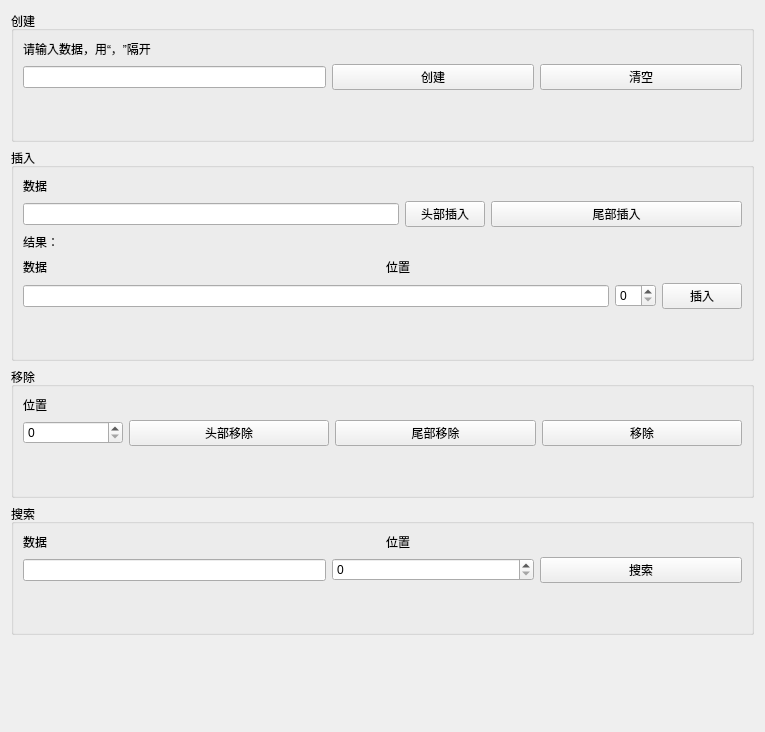
<?xml version="1.0" encoding="UTF-8"?>
<ui version="4.0">
 <class>LinklistUI</class>
 <widget class="QWidget" name="LinklistUI">
  <property name="geometry">
   <rect>
    <x>0</x>
    <y>0</y>
    <width>765</width>
    <height>732</height>
   </rect>
  </property>
  <property name="windowTitle">
   <string>Form</string>
  </property>
  <layout class="QHBoxLayout" name="horizontalLayout_12">
   <item>
    <layout class="QVBoxLayout" name="verticalLayout_5">
     <item>
      <widget class="QGroupBox" name="groupBox">
       <property name="title">
        <string>创建</string>
       </property>
       <layout class="QHBoxLayout" name="horizontalLayout_6">
        <item>
         <layout class="QVBoxLayout" name="verticalLayout">
          <item>
           <widget class="QLabel" name="label">
            <property name="text">
             <string>请输入数据，用“，”隔开</string>
            </property>
           </widget>
          </item>
          <item>
           <layout class="QHBoxLayout" name="horizontalLayout" stretch="3,2,2">
            <item>
             <widget class="QLineEdit" name="dataEdit"/>
            </item>
            <item>
             <widget class="QPushButton" name="createButton">
              <property name="text">
               <string>创建</string>
              </property>
             </widget>
            </item>
            <item>
             <widget class="QPushButton" name="cleanButton">
              <property name="text">
               <string>清空</string>
              </property>
             </widget>
            </item>
           </layout>
          </item>
          <item>
           <spacer name="verticalSpacer">
            <property name="orientation">
             <enum>Qt::Vertical</enum>
            </property>
            <property name="sizeHint" stdset="0">
             <size>
              <width>20</width>
              <height>40</height>
             </size>
            </property>
           </spacer>
          </item>
         </layout>
        </item>
       </layout>
      </widget>
     </item>
     <item>
      <widget class="QGroupBox" name="groupBox_2">
       <property name="title">
        <string>插入</string>
       </property>
       <layout class="QHBoxLayout" name="horizontalLayout_8">
        <item>
         <layout class="QVBoxLayout" name="verticalLayout_2">
          <item>
           <widget class="QLabel" name="label_2">
            <property name="text">
             <string>数据</string>
            </property>
           </widget>
          </item>
          <item>
           <layout class="QHBoxLayout" name="horizontalLayout_2" stretch="3,0,2">
            <item>
             <widget class="QLineEdit" name="insert_Edit1"/>
            </item>
            <item>
             <widget class="QPushButton" name="headinsertButton">
              <property name="text">
               <string>头部插入</string>
              </property>
             </widget>
            </item>
            <item>
             <widget class="QPushButton" name="tailinsertButton">
              <property name="text">
               <string>尾部插入</string>
              </property>
             </widget>
            </item>
           </layout>
          </item>
          <item>
           <widget class="QLabel" name="label_8">
            <property name="text">
             <string>结果：</string>
            </property>
           </widget>
          </item>
          <item>
           <layout class="QHBoxLayout" name="horizontalLayout_7">
            <item>
             <widget class="QLabel" name="label_3">
              <property name="text">
               <string>数据</string>
              </property>
             </widget>
            </item>
            <item>
             <spacer name="horizontalSpacer_2">
              <property name="orientation">
               <enum>Qt::Horizontal</enum>
              </property>
              <property name="sizeHint" stdset="0">
               <size>
                <width>40</width>
                <height>20</height>
               </size>
              </property>
             </spacer>
            </item>
            <item>
             <widget class="QLabel" name="label_4">
              <property name="text">
               <string>位置</string>
              </property>
             </widget>
            </item>
            <item>
             <spacer name="horizontalSpacer">
              <property name="orientation">
               <enum>Qt::Horizontal</enum>
              </property>
              <property name="sizeHint" stdset="0">
               <size>
                <width>40</width>
                <height>20</height>
               </size>
              </property>
             </spacer>
            </item>
           </layout>
          </item>
          <item>
           <layout class="QHBoxLayout" name="horizontalLayout_3" stretch="0,0,0">
            <item>
             <widget class="QLineEdit" name="insert_Edit2"/>
            </item>
            <item>
             <widget class="QSpinBox" name="insert_spinBox"/>
            </item>
            <item>
             <widget class="QPushButton" name="insertButton">
              <property name="text">
               <string>插入</string>
              </property>
             </widget>
            </item>
           </layout>
          </item>
          <item>
           <spacer name="verticalSpacer_2">
            <property name="orientation">
             <enum>Qt::Vertical</enum>
            </property>
            <property name="sizeHint" stdset="0">
             <size>
              <width>20</width>
              <height>40</height>
             </size>
            </property>
           </spacer>
          </item>
         </layout>
        </item>
       </layout>
      </widget>
     </item>
     <item>
      <widget class="QGroupBox" name="groupBox_3">
       <property name="title">
        <string>移除</string>
       </property>
       <layout class="QHBoxLayout" name="horizontalLayout_9">
        <item>
         <layout class="QVBoxLayout" name="verticalLayout_3">
          <item>
           <widget class="QLabel" name="label_5">
            <property name="text">
             <string>位置</string>
            </property>
           </widget>
          </item>
          <item>
           <layout class="QHBoxLayout" name="horizontalLayout_4" stretch="1,2,2,2">
            <item>
             <widget class="QSpinBox" name="delete_spinBox"/>
            </item>
            <item>
             <widget class="QPushButton" name="headdeleteButton">
              <property name="text">
               <string>头部移除</string>
              </property>
             </widget>
            </item>
            <item>
             <widget class="QPushButton" name="taildeleteButton">
              <property name="text">
               <string>尾部移除</string>
              </property>
             </widget>
            </item>
            <item>
             <widget class="QPushButton" name="deleteButton">
              <property name="text">
               <string>移除</string>
              </property>
             </widget>
            </item>
           </layout>
          </item>
          <item>
           <spacer name="verticalSpacer_3">
            <property name="orientation">
             <enum>Qt::Vertical</enum>
            </property>
            <property name="sizeHint" stdset="0">
             <size>
              <width>20</width>
              <height>40</height>
             </size>
            </property>
           </spacer>
          </item>
         </layout>
        </item>
       </layout>
      </widget>
     </item>
     <item>
      <widget class="QGroupBox" name="groupBox_4">
       <property name="title">
        <string>搜索</string>
       </property>
       <layout class="QHBoxLayout" name="horizontalLayout_11">
        <item>
         <layout class="QVBoxLayout" name="verticalLayout_4">
          <item>
           <layout class="QHBoxLayout" name="horizontalLayout_10">
            <item>
             <widget class="QLabel" name="label_6">
              <property name="text">
               <string>数据</string>
              </property>
             </widget>
            </item>
            <item>
             <widget class="QLabel" name="label_7">
              <property name="text">
               <string>位置</string>
              </property>
             </widget>
            </item>
           </layout>
          </item>
          <item>
           <layout class="QHBoxLayout" name="horizontalLayout_5" stretch="3,2,2">
            <item>
             <widget class="QLineEdit" name="search_Edit"/>
            </item>
            <item>
             <widget class="QSpinBox" name="spinBox"/>
            </item>
            <item>
             <widget class="QPushButton" name="searchButton">
              <property name="text">
               <string>搜索</string>
              </property>
             </widget>
            </item>
           </layout>
          </item>
          <item>
           <spacer name="verticalSpacer_5">
            <property name="orientation">
             <enum>Qt::Vertical</enum>
            </property>
            <property name="sizeHint" stdset="0">
             <size>
              <width>20</width>
              <height>40</height>
             </size>
            </property>
           </spacer>
          </item>
         </layout>
        </item>
       </layout>
      </widget>
     </item>
     <item>
      <spacer name="verticalSpacer_4">
       <property name="orientation">
        <enum>Qt::Vertical</enum>
       </property>
       <property name="sizeHint" stdset="0">
        <size>
         <width>20</width>
         <height>40</height>
        </size>
       </property>
      </spacer>
     </item>
    </layout>
   </item>
  </layout>
 </widget>
 <resources/>
 <connections>
  <connection>
   <sender>tailinsertButton</sender>
   <signal>clicked()</signal>
   <receiver>LinklistUI</receiver>
   <slot>on_tailinsert_btn_clicked()</slot>
   <hints>
    <hint type="sourcelabel">
     <x>383</x>
     <y>207</y>
    </hint>
    <hint type="destinationlabel">
     <x>334</x>
     <y>129</y>
    </hint>
   </hints>
  </connection>
  <connection>
   <sender>insertButton</sender>
   <signal>clicked()</signal>
   <receiver>LinklistUI</receiver>
   <slot>on_locationinsert_btn_clicked()</slot>
   <hints>
    <hint type="sourcelabel">
     <x>389</x>
     <y>291</y>
    </hint>
    <hint type="destinationlabel">
     <x>454</x>
     <y>133</y>
    </hint>
   </hints>
  </connection>
  <connection>
   <sender>headinsertButton</sender>
   <signal>clicked()</signal>
   <receiver>LinklistUI</receiver>
   <slot>on_headinsert_btn_clicked()</slot>
   <hints>
    <hint type="sourcelabel">
     <x>287</x>
     <y>206</y>
    </hint>
    <hint type="destinationlabel">
     <x>211</x>
     <y>140</y>
    </hint>
   </hints>
  </connection>
  <connection>
   <sender>cleanButton</sender>
   <signal>clicked()</signal>
   <receiver>LinklistUI</receiver>
   <slot>on_clean_btn_clicked()</slot>
   <hints>
    <hint type="sourcelabel">
     <x>370</x>
     <y>89</y>
    </hint>
    <hint type="destinationlabel">
     <x>348</x>
     <y>11</y>
    </hint>
   </hints>
  </connection>
  <connection>
   <sender>createButton</sender>
   <signal>clicked()</signal>
   <receiver>LinklistUI</receiver>
   <slot>on_create_btn_clicked()</slot>
   <hints>
    <hint type="sourcelabel">
     <x>265</x>
     <y>96</y>
    </hint>
    <hint type="destinationlabel">
     <x>260</x>
     <y>14</y>
    </hint>
   </hints>
  </connection>
  <connection>
   <sender>taildeleteButton</sender>
   <signal>clicked()</signal>
   <receiver>LinklistUI</receiver>
   <slot>on_taildelete_btn_clicked()</slot>
   <hints>
    <hint type="sourcelabel">
     <x>292</x>
     <y>411</y>
    </hint>
    <hint type="destinationlabel">
     <x>235</x>
     <y>328</y>
    </hint>
   </hints>
  </connection>
  <connection>
   <sender>headdeleteButton</sender>
   <signal>clicked()</signal>
   <receiver>LinklistUI</receiver>
   <slot>on_headdelete_btn_clicked()</slot>
   <hints>
    <hint type="sourcelabel">
     <x>182</x>
     <y>411</y>
    </hint>
    <hint type="destinationlabel">
     <x>159</x>
     <y>332</y>
    </hint>
   </hints>
  </connection>
  <connection>
   <sender>deleteButton</sender>
   <signal>clicked()</signal>
   <receiver>LinklistUI</receiver>
   <slot>on_locationdelete_btn_clicked()</slot>
   <hints>
    <hint type="sourcelabel">
     <x>407</x>
     <y>423</y>
    </hint>
    <hint type="destinationlabel">
     <x>443</x>
     <y>328</y>
    </hint>
   </hints>
  </connection>
  <connection>
   <sender>searchButton</sender>
   <signal>clicked()</signal>
   <receiver>LinklistUI</receiver>
   <slot>on_search_btn_clicked()</slot>
   <hints>
    <hint type="sourcelabel">
     <x>358</x>
     <y>561</y>
    </hint>
    <hint type="destinationlabel">
     <x>445</x>
     <y>452</y>
    </hint>
   </hints>
  </connection>
 </connections>
 <slots>
  <slot>on_create_btn_clicked()</slot>
  <slot>on_clean_btn_clicked()</slot>
  <slot>on_headinsert_btn_clicked()</slot>
  <slot>on_tailinsert_btn_clicked()</slot>
  <slot>on_locationinsert_btn_clicked()</slot>
  <slot>on_headdelete_btn_clicked()</slot>
  <slot>on_taildelete_btn_clicked()</slot>
  <slot>on_locationdelete_btn_clicked()</slot>
  <slot>on_search_btn_clicked()</slot>
 </slots>
</ui>
